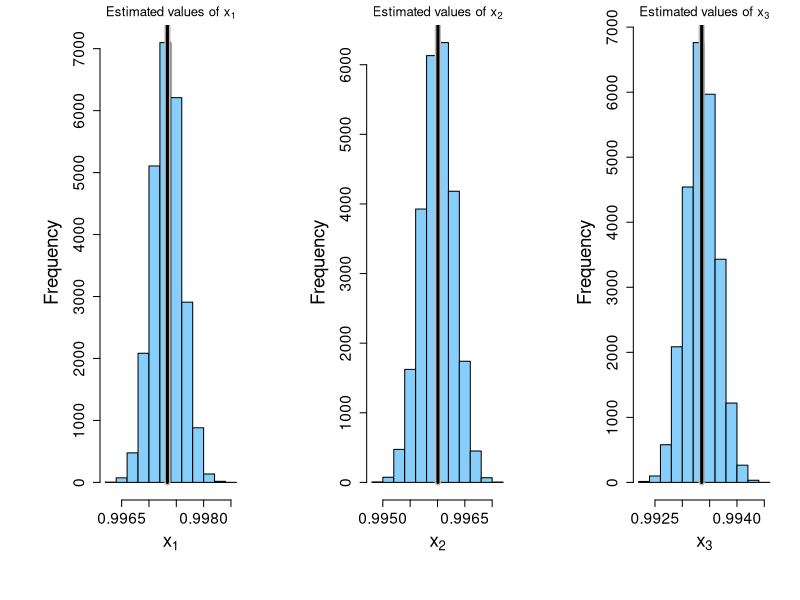
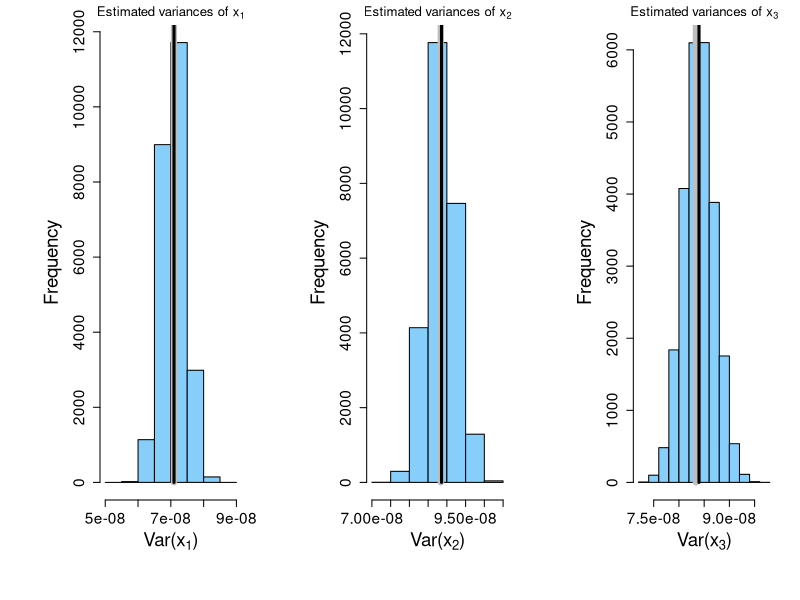
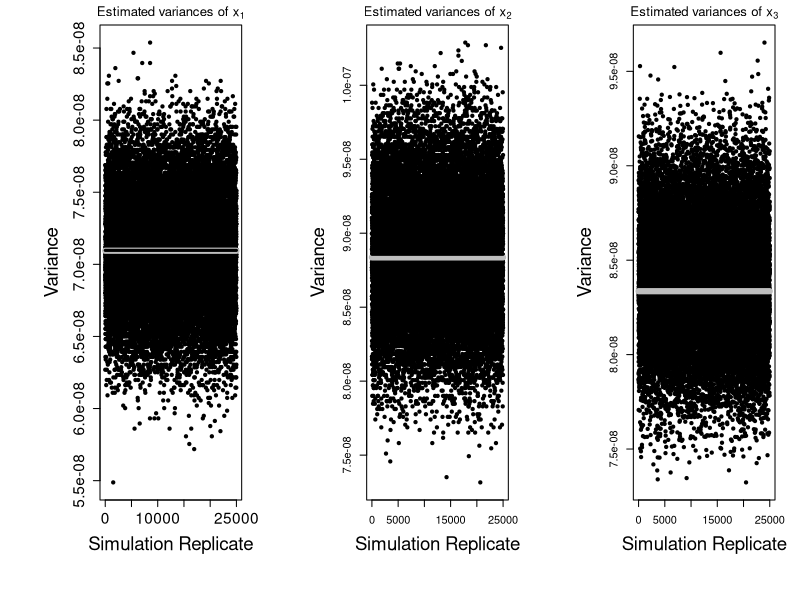
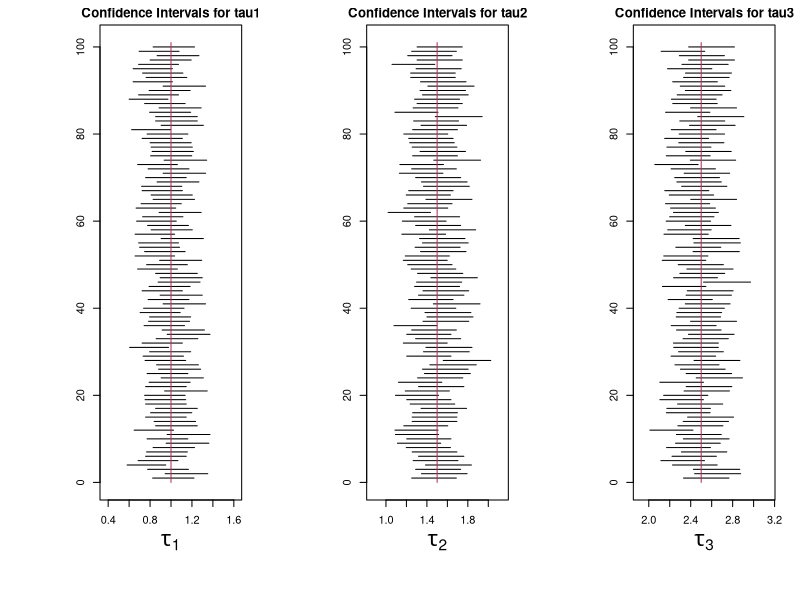
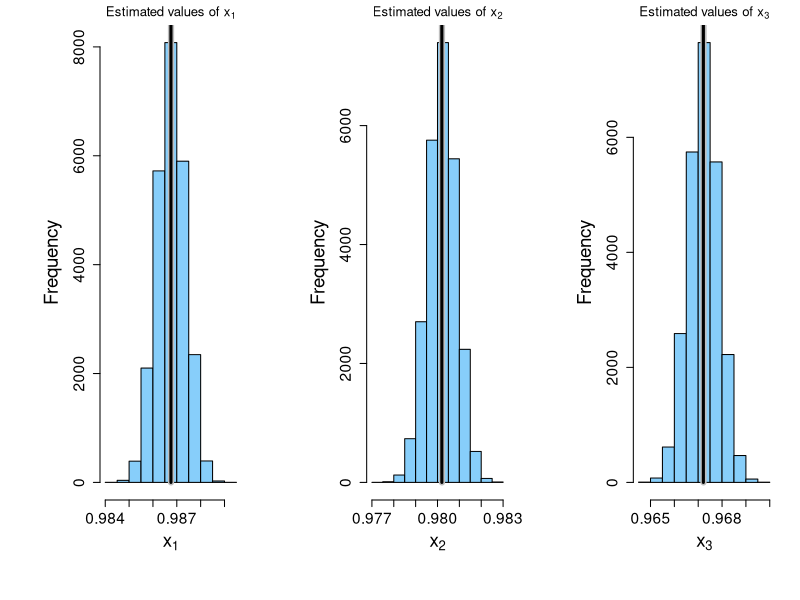
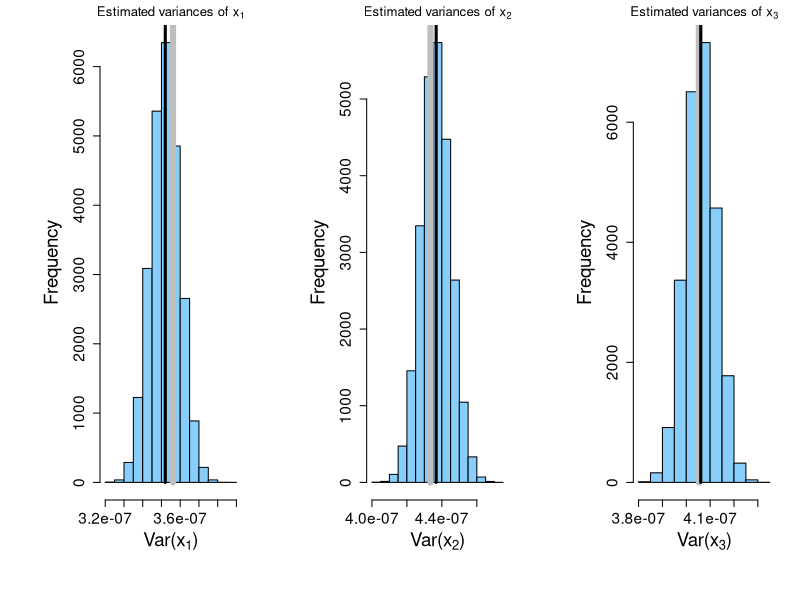
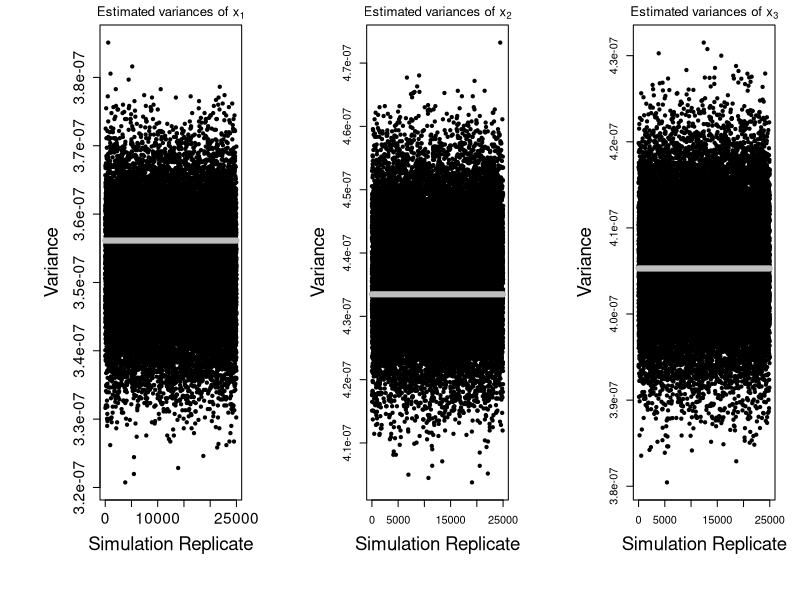
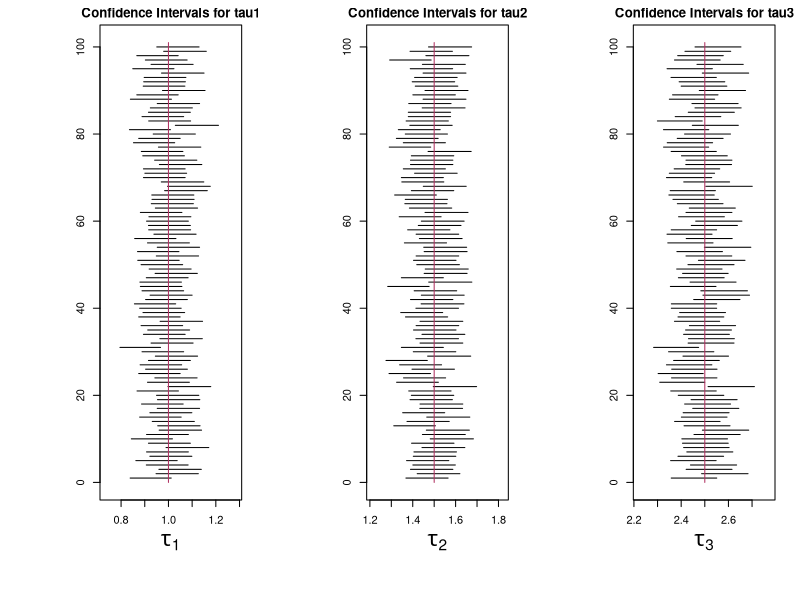

The R script that drew these images, in order: (Note: a time limit stopped this script after it produced the figures.)
## ---- chunk 1
knitr::opts_chunk$set(echo = TRUE)
## ---- chunk 2
set.seed(65023)
## ---- chunk 3
GetTrueProbsSymm = function(myt1,myt2,myt3,theta,alpha) {

  #these get us the site pattern frequencies that match the data sets generated by the seq-gen
  #pipeline that is commonly used in simulation studies
  #the order of the site patterns is as in the headings in Table 1 in the Supplement to Chifman and Kubatko (2015):
  # xxxx - 1
  # xxxy = xxyx - 2
  # xyxx = yxxx - 3
  # xyxy = yxxy - 4
  # xxyy - 5
  # xxyz - 6
  # yzxx - 7
  # xyzx = yxxz = xyzx = yxzx - 8
  # xyzw - 9

  t1 = myt1*theta  # t1*theta
  t2 = myt2*theta  # t2*theta
  t3 = myt3*theta  # t3*theta
  t = 2*theta      # 2*theta
  m = alpha        # mu for JC69

  #compute the C matrix
  cmat = matrix(0,ncol=9,nrow=9)
  # row 1
  for (i in 1:9) cmat[1,i] = 1/256
  # row 2
  cmat[2,1]=cmat[2,3]=cmat[2,5]=cmat[2,7] = 3/(256*(1+m*t))
  cmat[2,2]=cmat[2,4]=cmat[2,6]=cmat[2,8]=cmat[2,9]=-1/(256*(1+m*t))
  # row 3
  cmat[3,1]=cmat[3,2]=cmat[3,5]=cmat[3,6]=3/(256*(1+m*t))
  cmat[3,3]=cmat[3,4]=cmat[3,7]=cmat[3,8]=cmat[3,9]=-1/(256*(1+m*t))
  # row 4
  cmat[4,1]=cmat[4,5] = 9/(256*(1+m*t)^2)
  cmat[4,2]=cmat[4,3]=cmat[4,6]=cmat[4,7] = -3/(256*(1+m*t)^2)
  cmat[4,4]=cmat[4,8]=cmat[4,9] = 1/(256*(1+m*t)^2)
  # row 5
  cmat[5,1]=12/(256*(1+m*t))
  cmat[5,2]=cmat[5,3]=cmat[5,4]=4/(256*(1+m*t))
  cmat[5,5]=cmat[5,6]=cmat[5,7]=cmat[5,9]=-4/(256*(1+m*t))
  cmat[5,8]=0
  # row 6
  cmat[6,1]=24/(256*(1+m*t)*(2+m*t))
  cmat[6,2]=cmat[6,4]=cmat[6,5]=cmat[6,7]=-8/(256*(1+m*t)*(2+m*t))
  cmat[6,3]=8/(256*(1+m*t)*(2+m*t))
  cmat[6,6]=cmat[6,9]=8/(256*(1+m*t)*(2+m*t))
  cmat[6,8]=0
  # row 7
  cmat[7,1]=24/(256*(1+m*t)*(2+m*t))
  cmat[7,2]=8/(256*(1+m*t)*(2+m*t))
  cmat[7,3]=cmat[7,4]=cmat[7,5]=cmat[7,6]=-8/(256*(1+m*t)*(2+m*t))
  cmat[7,7]=cmat[7,9]=8/(256*(1+m*t)*(2+m*t))
  cmat[7,8]=0
  # row 8
  cmat[8,1]=48/(256*(1+m*t)*(2+m*t)^2)
  cmat[8,2]=cmat[8,3]=cmat[8,5]=-16/(256*(1+m*t)*(2+m*t)^2)
  cmat[8,4]=cmat[8,6]=cmat[8,7]=16/(256*(1+m*t)*(2+m*t)^2)
  cmat[8,8]=0
  cmat[8,9]=-16/(256*(1+m*t)*(2+m*t)^2)
  # row 9
  cmat[9,1]=6*m*t*(4+m*t)*(4+3*m*t)/(256*((1+m*t)^2)*((2+m*t)^2)*(3+m*t))
  cmat[9,2]=cmat[9,3]=-2*m*t*(4+m*t)*(4+3*m*t)/(256*((1+m*t)^2)*((2+m*t)^2)*(3+m*t))
  cmat[9,4]=m*t*(32+40*m*t+10*(m^2)*(t^2))/(256*((1+m*t)^2)*((2+m*t)^2)*(3+m*t))
  cmat[9,5]=2*m*t*(4+m*t)^2/(256*((1+m*t)^2)*((2+m*t)^2)*(3+m*t))
  cmat[9,6]=cmat[9,7]=2*(m^2)*(t^2)*(4+m*t)/(256*((1+m*t)^2)*((2+m*t)^2)*(3+m*t))
  cmat[9,8]=-(m^2)*(t^2)*(4+2*m*t)/(256*((1+m*t)^2)*((2+m*t)^2)*(3+m*t))
  cmat[9,9]=2*(m^3)*(t^3)/(256*((1+m*t)^2)*((2+m*t)^2)*(3+m*t))

  #get the beta vector
  beta = matrix(0,ncol=1,nrow=9)
  beta[1,1]=1
  beta[2,1]=exp(-2*m*t1)
  beta[3,1]=exp(-2*m*t2)
  beta[4,1]=exp(-2*m*t1)*exp(-2*m*t2)
  beta[5,1]=exp(-2*m*t3)
  beta[6,1]=exp(-m*t1)*exp(-2*m*t3)
  beta[7,1]=exp(-m*t2)*exp(-2*m*t3)
  beta[8,1]=exp(-m*t1)*exp(-m*t2)*exp(-2*m*t3)
  beta[9,1]=exp(2*t1/t)*exp(2*t2/t)*exp(-4*t3*(m+1/t))	#### DLS to LK: shouldn't the first two -2 be +2 ? Yes, fixed.

  weights=matrix(0,ncol=9,nrow=1)
  w1=weights[1,1]=4
  w2=weights[1,2]=24
  w3=weights[1,3]=24
  w4=weights[1,4]=24
  w5=weights[1,5]=12
  w6=weights[1,6]=24
  w7=weights[1,7]=24
  w8=weights[1,8]=24*4
  w9=weights[1,9]=24

  p=t(cmat)%*%beta
  # check that we have counted all site pattern probabilities
  #sum(weights)
  # check that we have a valid probability distribution
  #print(weights%*%p)

  return(p)
}

SimData = function(myt1,myt2,myt3,theta,mu,samplesize) {

	w1=4
	w2=24
	w3=24
	w4=24
	w5=12
	w6=24
	w7=24
	w8=96
	w9=24
  	myprobs = GetTrueProbsSymm(myt1,myt2,myt3,theta,mu)
simdata = rmultinom(1,samplesize,c(w1*myprobs[1],w2*myprobs[2],w3*myprobs[3],w4*myprobs[4],w5*myprobs[5],w6*myprobs[6],w7*myprobs[7],w8*myprobs[8],w9*myprobs[9]))

	return(simdata)

}

GetVarTheory = function(probs,mytheta,mymu,nn) {
	
  mu = mytheta*mymu
  theta = 2.0
  
	p1 = 4*probs[1]
	p2 = 24*probs[2]
	p3 = 24*probs[3]
	p4 = 24*probs[4]
	p5 = 12*probs[5]
	p6 = 24*probs[6]
	p7 = 24*probs[7]
	p8 = 96*probs[8]
	p9 = 24*probs[9]
	
	pp1 = probs[1]
	pp2 = probs[2]
	pp3 = probs[3]
	pp4 = probs[4]
	pp5 = probs[5]
	pp6 = probs[6]
	pp7 = probs[7]
	pp8 = probs[8]
	pp9 = probs[9]
	
	x12 = 4*(1+mu*theta)*(pp1-2*pp2+3*pp5-2*pp6+6*pp3-2*pp4-8*pp8-2*pp9+6*pp7)
	x22 = 4*(1+mu*theta)*(pp1+6*pp2+3*pp5+6*pp6-2*pp3-2*pp4-8*pp8-2*pp9-2*pp7)
	x32 = 4*(1+mu*theta)*(pp1+2*pp2-pp5-2*pp6+2*pp3+2*pp4-2*pp9-2*pp7)

	tau1 = -log(x12^(1/(2*mu)))
	tau2 = -log(x22^(1/(2*mu)))
	tau3 = -log(x32^(1/(2*mu))) 

	w1=4
	w2=24
	w3=24
	w4=24
	w5=12
	w6=24
	w7=24
	w8=24*4
	w9=24

	var1 = p1*(1-p1)/(nn*w1^2)
	var2 = p2*(1-p2)/(nn*w2^2)
	var3 = p3*(1-p3)/(nn*w3^2)
	var4 = p4*(1-p4)/(nn*w4^2)
	var5 = p5*(1-p5)/(nn*w5^2)
	var6 = p6*(1-p6)/(nn*w6^2)
	var7 = p7*(1-p7)/(nn*w7^2)
	var8 = p8*(1-p8)/(nn*w8^2)
	var9 = p9*(1-p9)/(nn*w9^2)
    
	covar12 = -p1*p2/(nn*w1*w2)
	covar13 = -p1*p3/(nn*w1*w3)
	covar14 = -p1*p4/(nn*w1*w4)
	covar15 = -p1*p5/(nn*w1*w5)
	covar16 = -p1*p6/(nn*w1*w6)
	covar17 = -p1*p7/(nn*w1*w7)
	covar18 = -p1*p8/(nn*w1*w8)
	covar19 = -p1*p9/(nn*w1*w9)
    
	covar23 = -p2*p3/(nn*w2*w3)
	covar24 = -p2*p4/(nn*w2*w4)
	covar25 = -p2*p5/(nn*w2*w5)
	covar26 = -p2*p6/(nn*w2*w6)
	covar27 = -p2*p7/(nn*w2*w7)
	covar28 = -p2*p8/(nn*w2*w8)
	covar29 = -p2*p9/(nn*w2*w9)
    
	covar34 = -p3*p4/(nn*w3*w4)
	covar35 = -p3*p5/(nn*w3*w5)
	covar36 = -p3*p6/(nn*w3*w6)
	covar37 = -p3*p7/(nn*w3*w7)
	covar38 = -p3*p8/(nn*w3*w8)
	covar39 = -p3*p9/(nn*w3*w9)
    
	covar45 = -p4*p5/(nn*w4*w5)
	covar46 = -p4*p6/(nn*w4*w6)
	covar47 = -p4*p7/(nn*w4*w7)
	covar48 = -p4*p8/(nn*w4*w8)
	covar49 = -p4*p9/(nn*w4*w9)
    
	covar56 = -p5*p6/(nn*w5*w6)
	covar57 = -p5*p7/(nn*w5*w7)
	covar58 = -p5*p8/(nn*w5*w8)
	covar59 = -p5*p9/(nn*w5*w9)
    
	covar67 = -p6*p7/(nn*w6*w7)
	covar68 = -p6*p8/(nn*w6*w8)
	covar69 = -p6*p9/(nn*w6*w9)
    
	covar78 = -p7*p8/(nn*w7*w8)
	covar79 = -p7*p9/(nn*w7*w9)
    
	covar89 = -p8*p9/(nn*w8*w9)


	var_myx1 = 16*((1+mu*theta)^2)*(var1+4*var2+9*var5+4*var6+36*var3+4*var4+64*var8+4*var9+36*var7
	                                -4*covar12+6*covar15-4*covar16+12*covar13-4*covar14-16*covar18-4*covar19+12*covar17
	                                         -12*covar25+8*covar26-24*covar23+8*covar24+32*covar28+8*covar29-24*covar27
	                                                   -12*covar56+36*covar35-12*covar45-48*covar58-12*covar59+36*covar57
	                                                              -24*covar36+8*covar46+32*covar68+8*covar69-24*covar67
	                                                                        -24*covar34-96*covar38-24*covar39+72*covar37
	                                                                                   +32*covar48+8*covar49-24*covar47
	                                                                                             +32*covar89-96*covar78
	                                                                                                        -24*covar79)
    
	var_myx2 = 16*((1+mu*theta)^2)*(var1+36*var2+9*var5+36*var6+4*var3+4*var4+64*var8+4*var9+4*var7+12*covar12+6*covar15+12*covar16-4*covar13-4*covar14-16*covar18-4*covar19-4*covar17+36*covar25+72*covar26-24*covar23+8*covar24+32*covar28+8*covar29-24*covar27+36*covar56-12*covar35-12*covar45-48*covar58-12*covar59-12*covar57-24*covar36+8*covar46+32*covar68+8*covar69-24*covar67-24*covar34-96*covar38-24*covar39+8*covar37+32*covar48+8*covar49+8*covar47+32*covar89+32*covar78+8*covar79)
    
	var_myx3 = 16*((1+mu*theta)^2)*(var1+4*var2+var5+4*var6+4*var3+4*var4+4*var9+4*var7+4*covar12-2*covar15-4*covar16+4*covar13+4*covar14-4*covar19-4*covar17-4*covar25-8*covar26+8*covar23+8*covar24-8*covar29-8*covar27+4*covar56-4*covar35-4*covar45+4*covar59+4*covar57-8*covar36-8*covar46+8*covar69+8*covar67+8*covar34-8*covar39-8*covar37-8*covar49-8*covar47+8*covar79)
	
	return(c(x12,x22,x32,tau1,tau2,tau3,var_myx1,var_myx2,var_myx3))
	
}

GetEstimates = function(data1,mytheta,mymu,nn) {
  
  mu = mytheta*mymu
  theta = 2.0
  
  p1 = data1[1]/nn
  p2 = data1[2]/nn
  p3 = data1[3]/nn
  p4 = data1[4]/nn
  p5 = data1[5]/nn
  p6 = data1[6]/nn
  p7 = data1[7]/nn
  p8 = data1[8]/nn
  p9 = data1[9]/nn
  
  pp1 = p1/4 
  pp3 = p3/(2*12)
  pp2 = p2/(2*12)
  pp4 = p4/(2*12)
  pp5 = p5/12
  pp7 = p7/24
  pp6 = p6/24
  pp8 = p8/(4*24)
  pp9 = p9/24
  
  x12 = 4*(1+mu*theta)*(pp1-2*pp2+3*pp5-2*pp6+6*pp3-2*pp4-8*pp8-2*pp9+6*pp7)
  x22 = 4*(1+mu*theta)*(pp1+6*pp2+3*pp5+6*pp6-2*pp3-2*pp4-8*pp8-2*pp9-2*pp7)
  x32 = 4*(1+mu*theta)*(pp1+2*pp2-pp5-2*pp6+2*pp3+2*pp4-2*pp9-2*pp7)

  tau1 = -log(x12^(1/(2*mu)))
  tau2 = -log(x22^(1/(2*mu)))
  tau3 = -log(x32^(1/(2*mu))) 
  
  w1=4
  w2=24
  w3=24
  w4=24
  w5=12
  w6=24
  w7=24
  w8=96
  w9=24

  var1 = p1*(1-p1)/(nn*w1^2)
  var2 = p2*(1-p2)/(nn*w2^2)
  var3 = p3*(1-p3)/(nn*w3^2)
  var4 = p4*(1-p4)/(nn*w4^2)
  var5 = p5*(1-p5)/(nn*w5^2)
  var6 = p6*(1-p6)/(nn*w6^2)
  var7 = p7*(1-p7)/(nn*w7^2)
  var8 = p8*(1-p8)/(nn*w8^2)
  var9 = p9*(1-p9)/(nn*w9^2)
    
  covar12 = -p1*p2/(nn*w1*w2)
  covar13 = -p1*p3/(nn*w1*w3)
  covar14 = -p1*p4/(nn*w1*w4)
  covar15 = -p1*p5/(nn*w1*w5)
  covar16 = -p1*p6/(nn*w1*w6)
  covar17 = -p1*p7/(nn*w1*w7)
  covar18 = -p1*p8/(nn*w1*w8)
  covar19 = -p1*p9/(nn*w1*w9)
    
  covar23 = -p2*p3/(nn*w2*w3)
  covar24 = -p2*p4/(nn*w2*w4)
  covar25 = -p2*p5/(nn*w2*w5)
  covar26 = -p2*p6/(nn*w2*w6)
  covar27 = -p2*p7/(nn*w2*w7)
  covar28 = -p2*p8/(nn*w2*w8)
  covar29 = -p2*p9/(nn*w2*w9)
    
  covar34 = -p3*p4/(nn*w3*w4)
  covar35 = -p3*p5/(nn*w3*w5)
  covar36 = -p3*p6/(nn*w3*w6)
  covar37 = -p3*p7/(nn*w3*w7)
  covar38 = -p3*p8/(nn*w3*w8)
  covar39 = -p3*p9/(nn*w3*w9)
    
  covar45 = -p4*p5/(nn*w4*w5)
  covar46 = -p4*p6/(nn*w4*w6)
  covar47 = -p4*p7/(nn*w4*w7)
  covar48 = -p4*p8/(nn*w4*w8)
  covar49 = -p4*p9/(nn*w4*w9)
    
  covar56 = -p5*p6/(nn*w5*w6)
  covar57 = -p5*p7/(nn*w5*w7)
  covar58 = -p5*p8/(nn*w5*w8)
  covar59 = -p5*p9/(nn*w5*w9)
    
  covar67 = -p6*p7/(nn*w6*w7)
  covar68 = -p6*p8/(nn*w6*w8)
  covar69 = -p6*p9/(nn*w6*w9)
    
  covar78 = -p7*p8/(nn*w7*w8)
  covar79 = -p7*p9/(nn*w7*w9)
    
  covar89 = -p8*p9/(nn*w8*w9)

  var_myx1 = var_myx1 = 16*((1+mu*theta)^2)*(var1+4*var2+9*var5+4*var6+36*var3+4*var4+64*var8+4*var9+36*var7
	                                -4*covar12+6*covar15-4*covar16+12*covar13-4*covar14-16*covar18-4*covar19+12*covar17
	                                         -12*covar25+8*covar26-24*covar23+8*covar24+32*covar28+8*covar29-24*covar27
	                                                   -12*covar56+36*covar35-12*covar45-48*covar58-12*covar59+36*covar57
	                                                              -24*covar36+8*covar46+32*covar68+8*covar69-24*covar67
	                                                                        -24*covar34-96*covar38-24*covar39+72*covar37
	                                                                                   +32*covar48+8*covar49-24*covar47
	                                                                                             +32*covar89-96*covar78
	                                                                                                        -24*covar79)
    
  var_myx2 = 16*((1+mu*theta)^2)*(var1+36*var2+9*var5+36*var6+4*var3+4*var4+64*var8+4*var9+4*var7+12*covar12+6*covar15+12*covar16-4*covar13-4*covar14-16*covar18-4*covar19-4*covar17+36*covar25+72*covar26-24*covar23+8*covar24+32*covar28+8*covar29-24*covar27+36*covar56-12*covar35-12*covar45-48*covar58-12*covar59-12*covar57-24*covar36+8*covar46+32*covar68+8*covar69-24*covar67-24*covar34-96*covar38-24*covar39+8*covar37+32*covar48+8*covar49+8*covar47+32*covar89+32*covar78+8*covar79)
    
  var_myx3 = 16*((1+mu*theta)^2)*(var1+4*var2+var5+4*var6+4*var3+4*var4+4*var9+4*var7+4*covar12-2*covar15-4*covar16+4*covar13+4*covar14-4*covar19-4*covar17-4*covar25-8*covar26+8*covar23+8*covar24-8*covar29-8*covar27+4*covar56-4*covar35-4*covar45+4*covar59+4*covar57-8*covar36-8*covar46+8*covar69+8*covar67+8*covar34-8*covar39-8*covar37-8*covar49-8*covar47+8*covar79)

 return(c(x12,x22,x32,tau1,tau2,tau3,var_myx1,var_myx2,var_myx3))
  
}


## ---- chunk 4
trueq = GetTrueProbsSymm(myt1=1.0,myt2=1.5,myt3=2.5,theta=0.01,alpha=4.0/3.0)
print(trueq)
## ---- chunk 5
q = SimData(myt1=1.0,myt2=1.5,myt3=2.5,theta=0.01,mu=4.0/3.0,samplesize=100000)
print(q)
## ---- chunk 6
truevals = GetVarTheory(probs=trueq,mytheta=0.01,mymu=4.0/3.0,n=100000)
print(c(truevals[4],truevals[5],truevals[6]))
print(c(truevals[7],truevals[8],truevals[9]))
## ---- chunk 7
ests = GetEstimates(q,0.01,4.0/3.0,100000)
# Estimates of branch lengths:
print(c(ests[4],ests[5],ests[6]))
# Estimates of variances of x's:
print(c(ests[7],ests[8],ests[9]))
## ---- chunk 8

MakeSummaries = function(results,truevals,theta,mu,nnreps) {

  par(mfrow=c(1,3),mai=c(1,1,0.25,0.25))
  hist(results[,1],nclass=10,xlab=expression(paste(x[1])),main=expression(paste("Estimated values of ",x[1])),cex.lab=1.7,cex.axis=1.4,col="lightskyblue")
  lines(c(mean(results[,1]),mean(results[,1])),c(0,nnreps),lwd=6,col="gray")
  lines(c(truevals[1],truevals[1]),c(0,nnreps),lwd=3)
  hist(results[,2],nclass=10,xlab=expression(paste(x[2])),main=expression(paste("Estimated values of ",x[2])),cex.lab=1.7,cex.axis=1.4,col="lightskyblue")
  lines(c(mean(results[,2]),mean(results[,2])),c(0,nnreps),lwd=6,col="gray")
  lines(c(truevals[2],truevals[2]),c(0,nnreps),lwd=3)
  hist(results[,3],nclass=10,xlab=expression(paste(x[3])),main=expression(paste("Estimated values of ",x[3])),cex.lab=1.7,cex.axis=1.4,col="lightskyblue")
  lines(c(mean(results[,3]),mean(results[,3])),c(0,nnreps),lwd=6,col="gray")
  lines(c(truevals[3],truevals[3]),c(0,nnreps),lwd=3)


  hist(results[,7],nclass=10,xlab=expression(paste("Var(",x[1],")")),main=expression(paste("Estimated variances of ",x[1])),cex.lab=1.7,cex.axis=1.4,col="lightskyblue")
  lines(c(var(results[,1]),var(results[,1])),c(0,nnreps),lwd=6,col="gray")
  lines(c(truevals[7],truevals[7]),c(0,nnreps),lwd=3)
  hist(results[,8],nclass=10,xlab=expression(paste("Var(",x[2],")")),main=expression(paste("Estimated variances of ",x[2])),cex.lab=1.7,cex.axis=1.4,col="lightskyblue")
  lines(c(var(results[,2]),var(results[,2])),c(0,nnreps),lwd=6,col="gray")
  lines(c(truevals[8],truevals[8]),c(0,nnreps),lwd=3)
  hist(results[,9],nclass=10,xlab=expression(paste("Var(",x[3],")")),main=expression(paste("Estimated variances of ",x[3])),cex.lab=1.7,cex.axis=1.4,col="lightskyblue")
  lines(c(var(results[,3]),var(results[,3])),c(0,nnreps),lwd=6,col="gray")
  lines(c(truevals[9],truevals[9]),c(0,nnreps),lwd=3)

  plot(seq(1,nnreps,1),results[,7],pch=20,xlab="Simulation Replicate",ylab="Variance",main=expression(paste("Estimated variances of ",x[1])),cex.lab=1.7,cex.axis=1.4)
  lines(c(0,nnreps),c(var(results[,1]),var(results[,1])),lwd=6,col="gray")
  lines(c(0,nnreps),c(truevals[7],truevals[7]),lwd=3)

  plot(seq(1,nnreps,1),results[,8],pch=20,xlab="Simulation Replicate",ylab="Variance",main=expression(paste("Estimated variances of ",x[2])),cex.lab=1.7,cex.axis=1.)
  lines(c(0,nnreps),c(var(results[,2]),var(results[,2])),lwd=6,col="gray")
  lines(c(0,nnreps),c(truevals[8],truevals[8]),lwd=3)

  plot(seq(1,nnreps,1),results[,9],pch=20,xlab="Simulation Replicate",ylab="Variance",main=expression(paste("Estimated variances of ",x[3])),cex.lab=1.7,cex.axis=1.)
  lines(c(0,nnreps),c(var(results[,3]),var(results[,3])),lwd=6,col="gray")
  lines(c(0,nnreps),c(truevals[9],truevals[9]),lwd=3)

  # Look at coverage of CIs

  # tau1
  ll = results[,1]-1.96*sqrt(results[,7])
  ul = results[,1]+1.96*sqrt(results[,7])
  lltau1 = -log(ul^(1/(2*theta*mu)))
  ultau1 = -log(ll^(1/(2*theta*mu)))

  # tau2
  ll = results[,2]-1.96*sqrt(results[,8])
  ul = results[,2]+1.96*sqrt(results[,8])
  lltau2 = -log(ul^(1/(2*theta*mu)))
  ultau2 = -log(ll^(1/(2*theta*mu)))

  # tau3
  ll = results[,3]-1.96*sqrt(results[,9])
  ul = results[,3]+1.96*sqrt(results[,9])
  lltau3 = -log(ul^(1/(2*theta*mu)))
  ultau3 = -log(ll^(1/(2*theta*mu)))

  # only plot the first 100 CIs
  plot(c(min(lltau1),max(ultau1)),c(0,101),type='n',xlab=expression(paste(tau[1])),cex.lab=2.0,ylab="",main="Confidence Intervals for tau1")
  for (i in 1:100) lines(c(lltau1[i],ultau1[i]),c(i,i))
  lines(c(truevals[4],truevals[4]),c(0,101),col="maroon")

  plot(c(min(lltau2),max(ultau2)),c(0,101),type='n',xlab=expression(paste(tau[2])),cex.lab=2.0,ylab="",main="Confidence Intervals for tau2")
  for (i in 1:100) lines(c(lltau2[i],ultau2[i]),c(i,i))
  lines(c(truevals[5],truevals[5]),c(0,101),col="maroon")

  plot(c(min(lltau3),max(ultau3)),c(0,101),type='n',xlab=expression(paste(tau[3])),cex.lab=2.0,ylab="",main="Confidence Intervals for tau3")
  for (i in 1:100) lines(c(lltau3[i],ultau3[i]),c(i,i))
  lines(c(truevals[6],truevals[6]),c(0,101),col="maroon")

  # percent intervals containing the true value for tau1
  llcheck=matrix(lltau1<truevals[4],ncol=1)
  ulcheck=matrix(ultau1>truevals[4],ncol=1)
  print("Proportion of 95% CIs including tau1:")
  print(sum(ulcheck+llcheck==2)/nnreps)

  # percent intervals containing the true value for tau2
  llcheck=matrix(lltau2<truevals[5],ncol=1)
  ulcheck=matrix(ultau2>truevals[5],ncol=1)
  print("Proportion of 95% CIs including tau2:")
  print(sum(ulcheck+llcheck==2)/nnreps)

  # percent intervals containing the true value for tau3
  llcheck=matrix(lltau3<truevals[6],ncol=1)
  ulcheck=matrix(ultau3>truevals[6],ncol=1)
  print("Proportion of 95% CIs including tau3:")
  print(sum(ulcheck+llcheck==2)/nnreps)

}

## ---- chunk 9

RunSim = function(settau1,settau2,settau3,settheta,setmu,setsamsize,nsimreps) {

  myn = nsimreps-1
  q = SimData(myt1=settau1,myt2=settau2,myt3=settau3,theta=settheta,mu=setmu,samplesize=setsamsize)
  results = GetEstimates(q,settheta,setmu,setsamsize)

  for (i in 1:myn) {

    q = SimData(myt1=settau1,myt2=settau2,myt3=settau3,theta=settheta,mu=setmu,samplesize=setsamsize)
    ests = GetEstimates(q,settheta,setmu,setsamsize)
    results=rbind(results,ests)

  }

  return(results)

}
## ---- chunk 10
#Setting 1:

nsites = 100000
nreps=25000
stau1 = 1.0
stau2 = 1.5
stau3 = 2.5
stheta = 0.001
smu=4.0/3.0

results1 = RunSim(stau1,stau2,stau3,stheta,smu,nsites,nreps)
trueq1 = GetTrueProbsSymm(stau1,stau2,stau3,stheta,smu)
truevals1 = GetVarTheory(probs=trueq1,stheta,smu,nsites)
MakeSummaries(results1,truevals1,stheta,smu,nreps)
## ---- chunk 11
#Setting 2:
nsites = 100000
nreps=25000
stau1 = 1.0
stau2 = 1.5
stau3 = 2.5
stheta = 0.005
smu=4.0/3.0

results2 = RunSim(stau1,stau2,stau3,stheta,smu,nsites,nreps)
trueq2 = GetTrueProbsSymm(stau1,stau2,stau3,stheta,smu)
truevals2 = GetVarTheory(probs=trueq2,stheta,smu,nsites)
MakeSummaries(results2,truevals2,stheta,smu,nreps)
## ---- chunk 12
#Setting 3:
nsites = 100000
nreps=25000
stau1 = 1.0
stau2 = 1.5
stau3 = 2.0
stheta = 0.001
smu=4.0/3.0

results3 = RunSim(stau1,stau2,stau3,stheta,smu,nsites,nreps)
trueq3 = GetTrueProbsSymm(stau1,stau2,stau3,stheta,smu)
truevals3 = GetVarTheory(probs=trueq3,stheta,smu,nsites)
MakeSummaries(results3,truevals3,stheta,smu,nreps)
## ---- chunk 13
#Setting 4:
nsites = 100000
nreps=25000
stau1 = 1.0
stau2 = 1.5
stau3 = 2.0
stheta = 0.005
smu=4.0/3.0

results4 = RunSim(stau1,stau2,stau3,stheta,smu,nsites,nreps)
trueq4 = GetTrueProbsSymm(stau1,stau2,stau3,stheta,smu)
truevals4 = GetVarTheory(probs=trueq4,stheta,smu,nsites)
MakeSummaries(results4,truevals4,stheta,smu,nreps)
## ---- chunk 14
#Setting 5:
nsites = 10000
nreps=25000
stau1 = 1.0
stau2 = 1.5
stau3 = 2.5
stheta = 0.001
smu=4.0/3.0

results5 = RunSim(stau1,stau2,stau3,stheta,smu,nsites,nreps)
trueq5 = GetTrueProbsSymm(stau1,stau2,stau3,stheta,smu)
truevals5 = GetVarTheory(probs=trueq5,stheta,smu,nsites)
MakeSummaries(results5,truevals5,stheta,smu,nreps)
## ---- chunk 15
#Setting 6:
nsites = 10000
nreps=25000
stau1 = 1.0
stau2 = 1.5
stau3 = 2.5
stheta = 0.005
smu=4.0/3.0

results6 = RunSim(stau1,stau2,stau3,stheta,smu,nsites,nreps)
trueq6 = GetTrueProbsSymm(stau1,stau2,stau3,stheta,smu)
truevals6 = GetVarTheory(probs=trueq6,stheta,smu,nsites)
MakeSummaries(results6,truevals6,stheta,smu,nreps)
## ---- chunk 16
#Setting 7:
nsites = 10000
nreps=25000
stau1 = 1.0
stau2 = 1.5
stau3 = 2.0
stheta = 0.001
smu=4.0/3.0

results7 = RunSim(stau1,stau2,stau3,stheta,smu,nsites,nreps)
trueq7 = GetTrueProbsSymm(stau1,stau2,stau3,stheta,smu)
truevals7 = GetVarTheory(probs=trueq7,stheta,smu,nsites)
MakeSummaries(results7,truevals7,stheta,smu,nreps)
## ---- chunk 17
#Setting 8:
nsites = 10000
nreps=25000
stau1 = 1.0
stau2 = 1.5
stau3 = 2.0
stheta = 0.005
smu=4.0/3.0

results8 = RunSim(stau1,stau2,stau3,stheta,smu,nsites,nreps)
trueq8 = GetTrueProbsSymm(stau1,stau2,stau3,stheta,smu)
truevals8 = GetVarTheory(probs=trueq8,stheta,smu,nsites)
MakeSummaries(results8,truevals8,stheta,smu,nreps)
## ---- chunk 18
GetTrueProbsAsymm = function(myt1,myt2,myt3,theta,alpha) {

  #these get us the site pattern frequencies that match the data sets generated by the seq-gen
  #pipeline that is commonly used in simulation studies
  #the order of the site patterns is as in the headings in Table 2 in the Supplement to Chifman and Kubatko (2015):
  # xxxx - 1
  # xxxy = xxyx - 2
  # xyxx - 3
  # yxxx - 4
  # xxyy - 5
  # xyxy = yxxy - 6
  # xxyz - 7
  # yzxx - 8
  # xyxz = xyzx - 9
  # yxxz = yxzx - 10
  # xyzw - 11

t1 = myt1*theta  # t1*theta 
t2 = myt2*theta  # t2*theta
t3 = myt3*theta  # t3*theta
t = 2*theta      # 2*theta
m = alpha        # mu for JC69

#compute the C matrix
cmat = matrix(0,ncol=10,nrow=11) 
# row 1 
   cmat[1,1] = 1/256 
   cmat[1,2] = 3/((256)*(1+m*t)) 
   cmat[1,3] = 6/(256*(1+m*t)) 
   cmat[1,4] = 12/(256*(1+m*t)*(2+m*t)) 
   cmat[1,5] = 9/(256*(1+m*t)) 
   cmat[1,6] = 12/(256*(1+m*t)*(2+m*t)) 
   cmat[1,7] = 9/(256*(1+m*t)^2) 
   cmat[1,8] = 24/(256*(1+m*t)*(2+m*t)) 
   cmat[1,9] = 48/(256*(1+m*t)*(2+m*t)^2) 
   cmat[1,10] = (6*m*t*(4+m*t)*(4+3*m*t))/(256*((1+m*t)^2)*((2+m*t)^2)*(3+m*t)) 

   # row 2 
   cmat[2,1] = 1/256 
   cmat[2,2] = -1/(256*(1+m*t)) 
   cmat[2,3] = 2/(256*(1+m*t)) 
   cmat[2,4] = -4/(256*(1+m*t)*(2+m*t)) 
   cmat[2,5] = 5/(256*(1+m*t)) 
   cmat[2,6] = -4/(256*(1+m*t)*(2+m*t)) 
   cmat[2,7] = -3/(256*(1+m*t)^2) 
   cmat[2,8] = 8/(256*(1+m*t)*(2+m*t)) 
   cmat[2,9] = -16/(256*(1+m*t)*(2+m*t)^2) 
   cmat[2,10] = -(2*m*t*(4+m*t)*(4+3*m*t))/(256*((1+m*t)^2)*((2+m*t)^2)*(3+m*t)) 

   # row 3 
   cmat[3,1] = 1/256 
   cmat[3,2] = 3/(256*(1+m*t)) 
   cmat[3,3] = -2/(256*(1+m*t)) 
   cmat[3,4] = -4/(256*(1+m*t)*(2+m*t)) 
   cmat[3,5] = 5/(256*(1+m*t)) 
   cmat[3,6] = 12/(256*(1+m*t)*(2+m*t)) 
   cmat[3,7] = -3/(256*(1+m*t)^2) 
   cmat[3,8] = -8/(256*(1+m*t)*(2+m*t)) 
   cmat[3,9] = -16/(256*(1+m*t)*(2+m*t)^2) 
   cmat[3,10] = -(2*m*t*(4+m*t)*(4+3*m*t))/(256*((1+m*t)^2)*((2+m*t)^2)*(3+m*t)) 

   # row 4 
   cmat[4,1] = 1/256 
   cmat[4,2] = 3/(256*(1+m*t)) 
   cmat[4,3] = 6/(256*(1+m*t)) 
   cmat[4,4] = 12/(256*(1+m*t)*(2+m*t)) 
   cmat[4,5] = -3/(256*(1+m*t)) 
   cmat[4,6] = -4/(256*(1+m*t)*(2+m*t)) 
   cmat[4,7] = -3/(256*(1+m*t)^2) 
   cmat[4,8] = -8/(256*(1+m*t)*(2+m*t)) 
   cmat[4,9] = -16/(256*(1+m*t)*(2+m*t)^2) 
   cmat[4,10] = -(2*m*t*(4+m*t)*(4+3*m*t))/(256*((1+m*t)^2)*((2+m*t)^2)*(3+m*t)) 

   #row 5 
   cmat[5,1] = 1/256 
   cmat[5,2] = 3/((256)*(1+m*t)) 
   cmat[5,3] = -2/((256)*(1+m*t)) 
   cmat[5,4] = -4/((256)*(1+m*t)*(2+m*t)) 
   cmat[5,5] = 1/((256)*(1+m*t)) 
   cmat[5,6] = -4/((256)*(1+m*t)*(2+m*t)) 
   cmat[5,7] = 9/((256)*(1+m*t)^2) 
   cmat[5,8] = -8/((256)*(1+m*t)*(2+m*t)) 
   cmat[5,9] = -16/((256)*(1+m*t)*(2+m*t)^2) 
   cmat[5,10] = (2*m*t*(4+m*t)^2)/((256)*((1+m*t)^2)*((2+m*t)^2)*(3+m*t)) 

   # row 6 
   cmat[6,1] = 1/256 
   cmat[6,2] = -1/((256)*(1+m*t)) 
   cmat[6,3] = 2/((256)*(1+m*t)) 
   cmat[6,4] = -4/((256)*(1+m*t)*(2+m*t)) 
   cmat[6,5] = 1/((256)*(1+m*t)) 
   cmat[6,6] = -4/((256)*(1+m*t)*(2+m*t)) 
   cmat[6,7] = 1/((256)*(1+m*t)^2) 
   cmat[6,8] = -8/((256)*(1+m*t)*(2+m*t)) 
   cmat[6,9] = 16/((256)*(1+m*t)*(2+m*t)^2) 
   cmat[6,10] = m*t*(2*16+40*m*t+(10)*(m^2)*(t^2))/((256)*((1+m*t)^2)*((2+m*t)^2)*(3+m*t)) 

   # row 7 
   cmat[7,1] = 1/256 
   cmat[7,2] = -1/((256)*(1+m*t)) 
   cmat[7,3] = -2/((256)*(1+m*t)) 
   cmat[7,4] = 4/((256)*(1+m*t)*(2+m*t)) 
   cmat[7,5] = 1/((256)*(1+m*t)) 
   cmat[7,6] = 4/((256)*(1+m*t)*(2+m*t)) 
   cmat[7,7] = -3/((256)*(1+m*t)^2) 
   cmat[7,8] = -8/((256)*(1+m*t)*(2+m*t)) 
   cmat[7,9] = 16/((256)*(1+m*t)*(2+m*t)^2) 
   cmat[7,10] = 2*(m^2)*(t^2)*(4+m*t)/((256)*((1+m*t)^2)*((2+m*t)^2)*(3+m*t)) 

   # row 8 
   cmat[8,1] = 1/256 
   cmat[8,2] = 3/((256)*(1+m*t)) 
   cmat[8,3] = -2/((256)*(1+m*t)) 
   cmat[8,4] = -4/((256)*(1+m*t)*(2+m*t)) 
   cmat[8,5] = -3/((256)*(1+m*t)) 
   cmat[8,6] = -4/((256)*(1+m*t)*(2+m*t)) 
   cmat[8,7] = -3/((256)*(1+m*t)^2) 
   cmat[8,8] = 8/((256)*(1+m*t)*(2+m*t)) 
   cmat[8,9] = 16/((256)*(1+m*t)*(2+m*t)^2) 
   cmat[8,10] = 2*(m^2)*(t^2)*(4+m*t)/((256)*((1+m*t)^2)*((2+m*t)^2)*(3+m*t)) 

   # row 9 
   cmat[9,1] = 1/256 
   cmat[9,2] = -1/((256)*(1+m*t)) 
   cmat[9,3] = -2/((256)*(1+m*t)) 
   cmat[9,4] = 4/((256)*(1+m*t)*(2+m*t)) 
   cmat[9,5] = 1/((256)*(1+m*t)) 
   cmat[9,6] = -4/((256)*(1+m*t)*(2+m*t)) 
   cmat[9,7] = 1/((256)*(1+m*t)^2) 
   cmat[9,8] = 0 
   cmat[9,9] = 0 
   cmat[9,10] = -(m^2)*(t^2)*(4+2*m*t)/((256)*((1+m*t)^2)*((2+m*t)^2)*(3+m*t)) 

   # row 10 
   cmat[10,1] = 1/256 
   cmat[10,2] = -1/((256)*(1+m*t)) 
   cmat[10,3] = 2/((256)*(1+m*t)) 
   cmat[10,4] = -4/((256)*(1+m*t)*(2+m*t)) 
   cmat[10,5] = -3/((256)*(1+m*t)) 
   cmat[10,6] = 4/((256)*(1+m*t)*(2+m*t)) 
   cmat[10,7] = 1/((256)*(1+m*t)^2) 
   cmat[10,8] = 0 
   cmat[10,9] = 0 
   cmat[10,10] = -(m^2)*(t^2)*(4+2*m*t)/((256)*((1+m*t)^2)*((2+m*t)^2)*(3+m*t)) 

   # row 11 
   cmat[11,1] = 1/256 
   cmat[11,2] = -1/((256)*(1+m*t)) 
   cmat[11,3] = -2/((256)*(1+m*t)) 
   cmat[11,4] = 4/((256)*(1+m*t)*(2+m*t)) 
   cmat[11,5] = -3/((256)*(1+m*t)) 
   cmat[11,6] = 4/((256)*(1+m*t)*(2+m*t)) 
   cmat[11,7] = 1/((256)*(1+m*t)^2) 
   cmat[11,8] = 8/((256)*(1+m*t)*(2+m*t)) 
   cmat[11,9] = -16/((256)*(1+m*t)*(2+m*t)^2) 
   cmat[11,10] = 2*(m^3)*(t^3)/((256)*((1+m*t)^2)*((2+m*t)^2)*(3+m*t)) 


   #get the beta vector 
   beta = matrix(0,ncol=1,nrow=10) 
   beta[1,1]=1 
   beta[2,1]=exp(-2*m*t1) 
   beta[3,1]=exp(-2*m*t2) 
   beta[4,1]=exp(-m*t1)*exp(-2*m*t2) 
   beta[5,1]=exp(-2*m*t3) 
   beta[6,1]=exp(-m*t1)*exp(-2*m*t3) 
   beta[7,1]=exp(-2*m*t1)*exp(-2*m*t3) 
   beta[8,1]=exp(-m*t2)*exp(-2*m*t3) 
   beta[9,1]=exp(-m*t1)*exp(-m*t2)*exp(-2*m*t3) 
   beta[10,1]=exp((2/t)*(t1-t2))*exp(-2*m*(t2+t3)) 

   weights=matrix(0,ncol=11,nrow=1) 
   w1=weights[1,1]=4 
   w2=weights[1,2]=24 
   w3=weights[1,3]=12 
   w4=weights[1,4]=12 
   w5=weights[1,5]=12 
   w6=weights[1,6]=24 
   w7=weights[1,7]=24 
   w8=weights[1,8]=24 
   w9=weights[1,9]=48 
   w10=weights[1,10]=48 
   w11=weights[1,11]=24 


   p=cmat%*%beta 
   #print(weights%*%p) 

   return(p) 
 } 

 SimDataAsymm = function(myt1,myt2,myt3,theta,mu,samplesize) { 

 	w1=4 
 	w2=24 
 	w3=12 
 	w4=12 
 	w5=12 
 	w6=24 
 	w7=24 
 	w8=24 
 	w9=48 
 	w10=48 
 	w11=24 

   myprobs = GetTrueProbsAsymm(myt1,myt2,myt3,theta,mu) 
   simdata = rmultinom(1,samplesize,c(w1*myprobs[1],w2*myprobs[2],w3*myprobs[3],w4*myprobs[4],w5*myprobs[5],w6*myprobs[6],w7*myprobs[7],w8*myprobs[8],w9*myprobs[9],w10*myprobs[10],w11*myprobs[11])) 

 	return(simdata) 

 } 

 GetVarTheoryAsymm = function(probs,mytheta,mymu,n) { 

   # Note: the site patterns are re-ordered here as follows: 
   # xxxx - 1 
   # xxxy = xxyx - 2 
   # xyxx - 3 
   # yxxx - 4 
   # xyxy = yxxy - 5 ( = 6 in GetTrueProbs Asymm) 
   # xxyy - 6  ( = 5 in GetTrueProbsAsymm) 
   # xxyz - 7 
   # yzxx - 8 
   # xyxz = xyzx - 9 
   # yxxz  = yxzx- 10 
   # xyzw - 11 

   mu = mytheta*mymu 
   theta = 2.0 

 	p1 = 4*probs[1] 
 	p2 = 24*probs[2] 
 	p3 = 12*probs[3] 
 	p4 = 12*probs[4] 
 	p5 = 24*probs[6] 
 	p6 = 12*probs[5] 
 	p7 = 24*probs[7] 
 	p8 = 24*probs[8] 
 	p9 = 48*probs[9] 
 	p10 = 48*probs[10] 
 	p11 = 24*probs[11] 

 	pp1 = probs[1] 
 	pp2 = probs[2] 
 	pp3 = probs[3] 
 	pp4 = probs[4] 
 	pp5 = probs[6] 
 	pp6 = probs[5] 
 	pp7 = probs[7] 
 	pp8 = probs[8] 
 	pp9 = probs[9] 
 	pp10 = probs[10] 
 	pp11 = probs[11] 

 	x12 = (4.0/3.0)*(1+mu*theta)*(3*pp1-7*pp2+8*pp6-8*pp7+10*pp3-5*pp5-10*pp9-6*pp11+9*pp4-12*pp10+18*pp8) 
  x22 = (4.0/3.0)*(1+mu*theta)*(3*pp1+5*pp2-4*pp6-8*pp7-2*pp3+7*pp5-10*pp9-6*pp11+9*pp4+12*pp10-6*pp8) 
  x32 = (4.0/3.0)*(1+mu*theta)*(3*pp1+10*pp2+pp6+2*pp7+5*pp3+2*pp5+4*pp9-6*pp11-3*pp4-12*pp10-6*pp8) 

 	tau1 = -log(x12^(1/(2*mu))) 
 	tau2 = -log(x22^(1/(2*mu))) 
 	tau3 = -log(x32^(1/(2*mu)))  

 	w1=4 
 	w2=24 
 	w3=12 
 	w4=12 
 	w5=12 
 	w6=24 
 	w7=24 
 	w8=24 
 	w9=48 
 	w10=48 
 	w11=24 

 	var1 = p1*(1-p1)/(n*w1^2) 
 	var2 = p2*(1-p2)/(n*w2^2) 
 	var3 = p3*(1-p3)/(n*w3^2) 
 	var4 = p4*(1-p4)/(n*w4^2) 
 	var5 = p5*(1-p5)/(n*w5^2) 
 	var6 = p6*(1-p6)/(n*w6^2) 
 	var7 = p7*(1-p7)/(n*w7^2) 
 	var8 = p8*(1-p8)/(n*w8^2) 
 	var9 = p9*(1-p9)/(n*w9^2) 
 	var10 = p10*(1-p10)/(n*w10^2) 
 	var11 = p11*(1-p11)/(n*w11^2) 

 	covar12 = -p1*p2/(n*w1*w2) 
 	covar13 = -p1*p3/(n*w1*w3) 
 	covar14 = -p1*p4/(n*w1*w4) 
 	covar15 = -p1*p5/(n*w1*w5) 
 	covar16 = -p1*p6/(n*w1*w6) 
 	covar17 = -p1*p7/(n*w1*w7) 
 	covar18 = -p1*p8/(n*w1*w8) 
 	covar19 = -p1*p9/(n*w1*w9) 
 	covar110 = -p1*p10/(n*w1*w10) 
   covar111 = -p1*p11/(n*w1*w11) 

 	covar23 = -p2*p3/(n*w2*w3) 
 	covar24 = -p2*p4/(n*w2*w4) 
 	covar25 = -p2*p5/(n*w2*w5) 
 	covar26 = -p2*p6/(n*w2*w6) 
 	covar27 = -p2*p7/(n*w2*w7) 
 	covar28 = -p2*p8/(n*w2*w8) 
 	covar29 = -p2*p9/(n*w2*w9) 
 	covar210 = -p2*p10/(n*w2*w10) 
 	covar211 = -p2*p11/(n*w2*w11) 

 	covar34 = -p3*p4/(n*w3*w4) 
 	covar35 = -p3*p5/(n*w3*w5) 
 	covar36 = -p3*p6/(n*w3*w6) 
 	covar37 = -p3*p7/(n*w3*w7) 
 	covar38 = -p3*p8/(n*w3*w8) 
 	covar39 = -p3*p9/(n*w3*w9) 
 	covar310 = -p3*p10/(n*w3*w10) 
 	covar311 = -p3*p11/(n*w3*w11) 

 	covar45 = -p4*p5/(n*w4*w5) 
 	covar46 = -p4*p6/(n*w4*w6) 
 	covar47 = -p4*p7/(n*w4*w7) 
 	covar48 = -p4*p8/(n*w4*w8) 
 	covar49 = -p4*p9/(n*w4*w9) 
 	covar410 = -p4*p10/(n*w4*w10) 
 	covar411 = -p4*p11/(n*w4*w11) 

 	covar56 = -p5*p6/(n*w5*w6) 
 	covar57 = -p5*p7/(n*w5*w7) 
 	covar58 = -p5*p8/(n*w5*w8) 
 	covar59 = -p5*p9/(n*w5*w9) 
 	covar510 = -p5*p10/(n*w5*w10) 
 	covar511 = -p5*p11/(n*w5*w11) 

 	covar67 = -p6*p7/(n*w6*w7) 
 	covar68 = -p6*p8/(n*w6*w8) 
 	covar69 = -p6*p9/(n*w6*w9) 
 	covar610 = -p6*p10/(n*w6*w10) 
 	covar611 = -p6*p11/(n*w6*w11) 

 	covar78 = -p7*p8/(n*w7*w8) 
 	covar79 = -p7*p9/(n*w7*w9) 
 	covar710 = -p7*p10/(n*w7*w10) 
 	covar711 = -p7*p11/(n*w7*w11) 

 	covar89 = -p8*p9/(n*w8*w9) 
   covar810 = -p8*p10/(n*w8*w10) 
   covar811 = -p8*p11/(n*w8*w11) 

   covar910 = -p9*p10/(n*w9*w10) 
   covar911 = -p9*p11/(n*w9*w11) 

   covar1011 = -p10*p11/(n*w10*w11) 

 	var_myx1 = (16/9)*((1+mu*theta)^2)*(9*var1+49*var2+64*var6+64*var7+100*var3+25*var5+100*var9+36*var11+81*var4+144*var10+324*var8 
 	                                    -42*covar12+48*covar16-48*covar17+60*covar13-30*covar15-60*covar19-36*covar111+54*covar14-72*covar110+108*covar18 
 	                                               -112*covar26+112*covar27-140*covar23+70*covar25+140*covar29+84*covar211-126*covar24+168*covar210-252*covar28 
 	                                                          -128*covar67+160*covar36-80*covar56-160*covar69-96*covar611+144*covar46-192*covar610+288*covar68  
 	                                                                     -160*covar37+80*covar57+160*covar79+96*covar711-144*covar47+192*covar710-288*covar78 
 	                                                                                -100*covar35-200*covar39-120*covar311+180*covar34-240*covar310+360*covar38 
 	                                                                                            +100*covar59+60*covar511-90*covar45+120*covar510-180*covar58 
 	                                                                                                       +120*covar911-180*covar49+240*covar910-360*covar89 
 	                                                                                                                    -108*covar411+144*covar1011-216*covar811 
 	                                                                                                                                -216*covar410+324*covar48 
 	                                                                                                                                              -432*covar810) 

 	 var_myx2 = (16/9)*((1+mu*theta)^2)*(9*var1+25*var2+16*var6+64*var7+4*var3+49*var5+100*var9+36*var11+81*var4+144*var10+36*var8 
 	                                    +30*covar12-24*covar16-48*covar17-12*covar13+42*covar15-60*covar19-36*covar111+54*covar14+72*covar110-36*covar18  
 	                                               -40*covar26-80*covar27-20*covar23+70*covar25-100*covar29-60*covar211+90*covar24+120*covar210-60*covar28 
 	                                                          +64*covar67+16*covar36-56*covar56+80*covar69+48*covar611-72*covar46-96*covar610+48*covar68 
 	                                                                      +32*covar37-112*covar57+160*covar79+96*covar711-144*covar47-192*covar710+96*covar78 
 	                                                                                  -28*covar35+40*covar39+24*covar311-36*covar34-48*covar310+24*covar38 
 	                                                                                            -140*covar59-84*covar511+126*covar45+168*covar510-84*covar58 
 	                                                                                                       +120*covar911-180*covar49-240*covar910+120*covar89 
 	                                                                                                                   -108*covar411-144*covar1011+72*covar811 
 	                                                                                                                                +216*covar410-108*covar48 
 	                                                                                                                                              -144*covar810) 


 	var_myx3 = (16/9)*((1+mu*theta)^2)*(9*var1+100*var2+var6+4*var7+25*var3+4*var5+16*var9+36*var11+9*var4+144*var10+36*var8 
 	                                    +60*covar12+6*covar16+12*covar17+30*covar13+12*covar15+24*covar19-36*covar111-18*covar14-72*covar110-36*covar18 
 	                                              +20*covar26+40*covar27+100*covar23+40*covar25+80*covar29-120*covar211-60*covar24-240*covar210-120*covar28 
 	                                                          +4*covar67+10*covar36+4*covar56+8*covar69-12*covar611-6*covar46-24*covar610-12*covar68 
 	                                                                    +20*covar37+8*covar57+16*covar79-24*covar711-12*covar47-48*covar710-24*covar78 
 	                                                                                +20*covar35+40*covar39-60*covar311-30*covar34-120*covar310-60*covar38 
 	                                                                                           +16*covar59-24*covar511-12*covar45-48*covar510-24*covar58 
 	                                                                                                      -48*covar911-24*covar49-96*covar910-48*covar89 
 	                                                                                                                  +36*covar411+144*covar1011+72*covar811 
 	                                                                                                                              +72*covar410+36*covar48 
 	                                                                                                                                           +144*covar810) 


 	return(c(x12,x22,x32,tau1,tau2,tau3,var_myx1,var_myx2,var_myx3)) 

 } 

 GetEstimatesAsymm = function(data1,mytheta,mymu,n) { 

   mu = mytheta*mymu 
   theta = 2.0 

   p1 = data1[1]/n 
   p2 = data1[2]/n 
   p3 = data1[3]/n 
   p4 = data1[4]/n 
   p5 = data1[6]/n 
   p6 = data1[5]/n 
   p7 = data1[7]/n 
   p8 = data1[8]/n 
   p9 = data1[9]/n 
   p10 = data1[10]/n 
   p11 = data1[11]/n 

   pp1 = p1/4  
   pp2 = p2/24 
   pp3 = p3/12 
   pp4 = p4/12 
   pp5 = p5/24 
   pp6 = p6/12 
   pp7 = p7/24 
   pp8 = p8/24 
   pp9 = p9/48 
   pp10 = p10/48 
   pp11 = p11/24  

   x12 = (4.0/3.0)*(1+mu*theta)*(3*pp1-7*pp2+8*pp6-8*pp7+10*pp3-5*pp5-10*pp9-6*pp11+9*pp4-12*pp10+18*pp8) 
   x22 = (4.0/3.0)*(1+mu*theta)*(3*pp1+5*pp2-4*pp6-8*pp7-2*pp3+7*pp5-10*pp9-6*pp11+9*pp4+12*pp10-6*pp8) 
   x32 = (4.0/3.0)*(1+mu*theta)*(3*pp1+10*pp2+pp6+2*pp7+5*pp3+2*pp5+4*pp9-6*pp11-3*pp4-12*pp10-6*pp8) 

   tau1 = -log(x12^(1/(2*mu))) 
   tau2 = -log(x22^(1/(2*mu))) 
   tau3 = -log(x32^(1/(2*mu)))  

   w1=4 
 	w2=24 
 	w3=12 
 	w4=12 
 	w5=12 
 	w6=24 
 	w7=24 
 	w8=24 
 	w9=48 
 	w10=48 
 	w11=24 

   var1 = p1*(1-p1)/(n*w1^2) 
   var2 = p2*(1-p2)/(n*w2^2) 
   var3 = p3*(1-p3)/(n*w3^2) 
   var4 = p4*(1-p4)/(n*w4^2) 
   var5 = p5*(1-p5)/(n*w5^2) 
   var6 = p6*(1-p6)/(n*w6^2) 
   var7 = p7*(1-p7)/(n*w7^2) 
   var8 = p8*(1-p8)/(n*w8^2) 
   var9 = p9*(1-p9)/(n*w9^2) 
   var10 = p10*(1-p10)/(n*w10^2) 
 	var11 = p11*(1-p11)/(n*w11^2) 

 	covar12 = -p1*p2/(n*w1*w2) 
 	covar13 = -p1*p3/(n*w1*w3) 
 	covar14 = -p1*p4/(n*w1*w4) 
 	covar15 = -p1*p5/(n*w1*w5) 
 	covar16 = -p1*p6/(n*w1*w6) 
 	covar17 = -p1*p7/(n*w1*w7) 
 	covar18 = -p1*p8/(n*w1*w8) 
 	covar19 = -p1*p9/(n*w1*w9) 
 	covar110 = -p1*p10/(n*w1*w10) 
   covar111 = -p1*p11/(n*w1*w11) 

 	covar23 = -p2*p3/(n*w2*w3) 
 	covar24 = -p2*p4/(n*w2*w4) 
 	covar25 = -p2*p5/(n*w2*w5) 
 	covar26 = -p2*p6/(n*w2*w6) 
 	covar27 = -p2*p7/(n*w2*w7) 
 	covar28 = -p2*p8/(n*w2*w8) 
 	covar29 = -p2*p9/(n*w2*w9) 
 	covar210 = -p2*p10/(n*w2*w10) 
 	covar211 = -p2*p11/(n*w2*w11) 

 	covar34 = -p3*p4/(n*w3*w4) 
 	covar35 = -p3*p5/(n*w3*w5) 
 	covar36 = -p3*p6/(n*w3*w6) 
 	covar37 = -p3*p7/(n*w3*w7) 
 	covar38 = -p3*p8/(n*w3*w8) 
 	covar39 = -p3*p9/(n*w3*w9) 
 	covar310 = -p3*p10/(n*w3*w10) 
 	covar311 = -p3*p11/(n*w3*w11) 

 	covar45 = -p4*p5/(n*w4*w5) 
 	covar46 = -p4*p6/(n*w4*w6) 
 	covar47 = -p4*p7/(n*w4*w7) 
 	covar48 = -p4*p8/(n*w4*w8) 
 	covar49 = -p4*p9/(n*w4*w9) 
 	covar410 = -p4*p10/(n*w4*w10) 
 	covar411 = -p4*p11/(n*w4*w11) 

 	covar56 = -p5*p6/(n*w5*w6) 
 	covar57 = -p5*p7/(n*w5*w7) 
 	covar58 = -p5*p8/(n*w5*w8) 
 	covar59 = -p5*p9/(n*w5*w9) 
 	covar510 = -p5*p10/(n*w5*w10) 
 	covar511 = -p5*p11/(n*w5*w11) 

 	covar67 = -p6*p7/(n*w6*w7) 
 	covar68 = -p6*p8/(n*w6*w8) 
 	covar69 = -p6*p9/(n*w6*w9) 
 	covar610 = -p6*p10/(n*w6*w10) 
 	covar611 = -p6*p11/(n*w6*w11) 

 	covar78 = -p7*p8/(n*w7*w8) 
 	covar79 = -p7*p9/(n*w7*w9) 
 	covar710 = -p7*p10/(n*w7*w10) 
 	covar711 = -p7*p11/(n*w7*w11) 

 	covar89 = -p8*p9/(n*w8*w9) 
   covar810 = -p8*p10/(n*w8*w10) 
   covar811 = -p8*p11/(n*w8*w11) 

   covar910 = -p9*p10/(n*w9*w10) 
   covar911 = -p9*p11/(n*w9*w11) 

   covar1011 = -p10*p11/(n*w10*w11) 

 	var_myx1 = (16/9)*((1+mu*theta)^2)*(9*var1+49*var2+64*var6+64*var7+100*var3+25*var5+100*var9+36*var11+81*var4+144*var10+324*var8 
 	                                    -42*covar12+48*covar16-48*covar17+60*covar13-30*covar15-60*covar19-36*covar111+54*covar14-72*covar110+108*covar18 
 	                                               -112*covar26+112*covar27-140*covar23+70*covar25+140*covar29+84*covar211-126*covar24+168*covar210-252*covar28 
 	                                                          -128*covar67+160*covar36-80*covar56-160*covar69-96*covar611+144*covar46-192*covar610+288*covar68  
 	                                                                     -160*covar37+80*covar57+160*covar79+96*covar711-144*covar47+192*covar710-288*covar78 
 	                                                                                -100*covar35-200*covar39-120*covar311+180*covar34-240*covar310+360*covar38 
 	                                                                                            +100*covar59+60*covar511-90*covar45+120*covar510-180*covar58 
 	                                                                                                       +120*covar911-180*covar49+240*covar910-360*covar89 
 	                                                                                                                    -108*covar411+144*covar1011-216*covar811 
 	                                                                                                                                -216*covar410+324*covar48 
 	                                                                                                                                              -432*covar810) 


  var_myx2 = (16/9)*((1+mu*theta)^2)*(9*var1+25*var2+16*var6+64*var7+4*var3+49*var5+100*var9+36*var11+81*var4+144*var10+36*var8 
 	                                    +30*covar12-24*covar16-48*covar17-12*covar13+42*covar15-60*covar19-36*covar111+54*covar14+72*covar110-36*covar18  
 	                                               -40*covar26-80*covar27-20*covar23+70*covar25-100*covar29-60*covar211+90*covar24+120*covar210-60*covar28 
 	                                                          +64*covar67+16*covar36-56*covar56+80*covar69+48*covar611-72*covar46-96*covar610+48*covar68 
 	                                                                      +32*covar37-112*covar57+160*covar79+96*covar711-144*covar47-192*covar710+96*covar78 
 	                                                                                  -28*covar35+40*covar39+24*covar311-36*covar34-48*covar310+24*covar38 
 	                                                                                            -140*covar59-84*covar511+126*covar45+168*covar510-84*covar58 
 	                                                                                                       +120*covar911-180*covar49-240*covar910+120*covar89 
 	                                                                                                                   -108*covar411-144*covar1011+72*covar811 
 	                                                                                                                                +216*covar410-108*covar48 
 	                                                                                                                                              -144*covar810) 

 	var_myx3 = (16/9)*((1+mu*theta)^2)*(9*var1+100*var2+var6+4*var7+25*var3+4*var5+16*var9+36*var11+9*var4+144*var10+36*var8 
 	                                    +60*covar12+6*covar16+12*covar17+30*covar13+12*covar15+24*covar19-36*covar111-18*covar14-72*covar110-36*covar18 
 	                                              +20*covar26+40*covar27+100*covar23+40*covar25+80*covar29-120*covar211-60*covar24-240*covar210-120*covar28 
 	                                                          +4*covar67+10*covar36+4*covar56+8*covar69-12*covar611-6*covar46-24*covar610-12*covar68 
 	                                                                    +20*covar37+8*covar57+16*covar79-24*covar711-12*covar47-48*covar710-24*covar78 
 	                                                                                +20*covar35+40*covar39-60*covar311-30*covar34-120*covar310-60*covar38 
 	                                                                                           +16*covar59-24*covar511-12*covar45-48*covar510-24*covar58 
 	                                                                                                      -48*covar911-24*covar49-96*covar910-48*covar89 
 	                                                                                                                  +36*covar411+144*covar1011+72*covar811 
 	                                                                                                                              +72*covar410+36*covar48 
 	                                                                                                                                           +144*covar810) 


  return(c(x12,x22,x32,tau1,tau2,tau3,var_myx1,var_myx2,var_myx3)) 

 } 

 RunSimAsymm = function(settau1,settau2,settau3,settheta,setmu,setn,nsimreps) { 

   myn = nsimreps-1
   q = SimDataAsymm(myt1=settau1,myt2=settau2,myt3=settau3,theta=settheta,mu=setmu,samplesize=setn) 
   results = GetEstimatesAsymm(q,settheta,setmu,setn) 

   for (i in 1:myn) { 

     q = SimDataAsymm(myt1=settau1,myt2=settau2,myt3=settau3,theta=settheta,mu=setmu,samplesize=setn) 
     ests = GetEstimatesAsymm(q,settheta,setmu,setn) 
     results=rbind(results,ests)   

   } 

   return(results) 

 } 

## ---- chunk 19
#Setting 1:

nsites = 100000
nreps=25000
stau1 = 1.0
stau2 = 1.5
stau3 = 2.5
stheta = 0.001
smu=4.0/3.0

results1a = RunSimAsymm(stau1,stau2,stau3,stheta,smu,nsites,nreps)
trueq1a = GetTrueProbsAsymm(stau1,stau2,stau3,stheta,smu)
truevals1a = GetVarTheoryAsymm(probs=trueq1a,stheta,smu,nsites)
MakeSummaries(results1a,truevals1a,stheta,smu,nreps)
## ---- chunk 20
#Setting 2:

nsites = 100000
nreps=25000
stau1 = 1.0
stau2 = 1.5
stau3 = 2.5
stheta = 0.005
smu=4.0/3.0

results2a = RunSimAsymm(stau1,stau2,stau3,stheta,smu,nsites,nreps)
trueq2a = GetTrueProbsAsymm(stau1,stau2,stau3,stheta,smu)
truevals2a = GetVarTheoryAsymm(probs=trueq2a,stheta,smu,nsites)
MakeSummaries(results2a,truevals2a,stheta,smu,nreps)
## ---- chunk 21
#Setting 3:

nsites = 100000
nreps=25000
stau1 = 1.0
stau2 = 1.5
stau3 = 2.0
stheta = 0.001
smu=4.0/3.0

results3a = RunSimAsymm(stau1,stau2,stau3,stheta,smu,nsites,nreps)
trueq3a = GetTrueProbsAsymm(stau1,stau2,stau3,stheta,smu)
truevals3a = GetVarTheoryAsymm(probs=trueq3a,stheta,smu,nsites)
MakeSummaries(results3a,truevals3a,stheta,smu,nreps)
## ---- chunk 22
#Setting 4:

nsites = 100000
nreps=25000
stau1 = 1.0
stau2 = 1.5
stau3 = 2.0
stheta = 0.005
smu=4.0/3.0

results4a = RunSimAsymm(stau1,stau2,stau3,stheta,smu,nsites,nreps)
trueq4a = GetTrueProbsAsymm(stau1,stau2,stau3,stheta,smu)
truevals4a = GetVarTheoryAsymm(probs=trueq4a,stheta,smu,nsites)
MakeSummaries(results4a,truevals4a,stheta,smu,nreps)
## ---- chunk 23
#Setting 5:

nsites = 10000
nreps=25000
stau1 = 1.0
stau2 = 1.5
stau3 = 2.5
stheta = 0.001
smu=4.0/3.0

results5a = RunSimAsymm(stau1,stau2,stau3,stheta,smu,nsites,nreps)
trueq5a = GetTrueProbsAsymm(stau1,stau2,stau3,stheta,smu)
truevals5a = GetVarTheoryAsymm(probs=trueq5a,stheta,smu,nsites)
MakeSummaries(results5a,truevals5a,stheta,smu,nreps)
## ---- chunk 24
#Setting 6:

nsites = 10000
nreps=25000
stau1 = 1.0
stau2 = 1.5
stau3 = 2.5
stheta = 0.005
smu=4.0/3.0

results6a = RunSimAsymm(stau1,stau2,stau3,stheta,smu,nsites,nreps)
trueq6a = GetTrueProbsAsymm(stau1,stau2,stau3,stheta,smu)
truevals6a = GetVarTheoryAsymm(probs=trueq6a,stheta,smu,nsites)
MakeSummaries(results6a,truevals6a,stheta,smu,nreps)
## ---- chunk 25
#Setting 7:

nsites = 10000
nreps=25000
stau1 = 1.0
stau2 = 1.5
stau3 = 2.0
stheta = 0.001
smu=4.0/3.0

results7a = RunSimAsymm(stau1,stau2,stau3,stheta,smu,nsites,nreps)
trueq7a = GetTrueProbsAsymm(stau1,stau2,stau3,stheta,smu)
truevals7a = GetVarTheoryAsymm(probs=trueq7a,stheta,smu,nsites)
MakeSummaries(results7a,truevals7a,stheta,smu,nreps)
## ---- chunk 26
#Setting 8:

nsites = 10000
nreps=25000
stau1 = 1.0
stau2 = 1.5
stau3 = 2.0
stheta = 0.005
smu=4.0/3.0

results8a = RunSimAsymm(stau1,stau2,stau3,stheta,smu,nsites,nreps)
trueq8a = GetTrueProbsAsymm(stau1,stau2,stau3,stheta,smu)
truevals8a = GetVarTheoryAsymm(probs=trueq8a,stheta,smu,nsites)
MakeSummaries(results8a,truevals8a,stheta,smu,nreps)
## ---- chunk 27
#Setting 1 - Symmetric, theta = 0.001:

nsites = 100000
nreps=1000
stau2 = 1.5
stau3 = 2.5
stheta = 0.001
smu=4.0/3.0

teststats = matrix(0,nrow=1000,ncol=16)
stau1values = c(0.025,0.05,0.075,0.1,0.125,0.15,0.175,0.2,0.3,0.4,0.5,0.6,0.7,0.8,0.9,1.0)
j = 1
for (stau1 in stau1values) {
  results1 = RunSim(stau1,stau2,stau3,stheta,smu,nsites,nreps)
  for (i in 1:1000) {
    teststats[i,j] = (results1[i,1]-1)/sqrt(results1[i,7])
  }
  j = j+1
}  
  
powersymm = matrix(0,ncol=1,nrow=16)
for (j in 1:16) powersymm[j,1] = sum(abs(teststats[,j])>1.96)/nreps

# Plot histograms of the test statistics for specific choices of tau1
par(mfrow=c(1,3),mai=c(1,1,0.25,0.25))
hist(teststats[,1],col="lightskyblue",xlab="Test statistics, Z",main=expression(paste(tau[1],"=0")),cex.lab=1.7,cex.axis=1.4,cex.main=2.0)
hist(teststats[,4],col="lightskyblue",xlab="Test statistics, Z",main=expression(paste(tau[1],"=0.1")),cex.lab=1.7,cex.axis=1.4,cex.main=2.0)
hist(teststats[,16],col="lightskyblue",xlab="Test statistics, Z",main=expression(paste(tau[1],"=1.0")),cex.lab=1.7,cex.axis=1.4,cex.main=2.0)


# repeat for theta = 0.005

stheta = 0.005
teststats = matrix(0,nrow=1000,ncol=16)
stau1values = c(0.025,0.05,0.075,0.1,0.125,0.15,0.175,0.2,0.3,0.4,0.5,0.6,0.7,0.8,0.9,1.0)
j = 1
for (stau1 in stau1values) {
  results1 = RunSim(stau1,stau2,stau3,stheta,smu,nsites,nreps)
  for (i in 1:1000) {
    teststats[i,j] = (results1[i,1]-1)/sqrt(results1[i,7])
  }
  j = j+1
}  
  
powersymm2 = matrix(0,ncol=1,nrow=16)
for (j in 1:16) powersymm2[j,1] = sum(abs(teststats[,j])>1.96)/nreps



#Setting 1 - Asymmetric, theta = 0.001:

nsites = 100000
nreps=1000
stau2 = 1.5
stau3 = 2.5
stheta = 0.001
smu=4.0/3.0

teststats = matrix(0,nrow=1000,ncol=16)
stau1values = c(0.025,0.05,0.075,0.1,0.125,0.15,0.175,0.2,0.3,0.4,0.5,0.6,0.7,0.8,0.9,1.0)
j = 1
for (stau1 in stau1values) {
  results1 = RunSimAsymm(stau1,stau2,stau3,stheta,smu,nsites,nreps)
  for (i in 1:1000) {
    teststats[i,j] = (results1[i,1]-1)/sqrt(results1[i,7])
  }
  j = j+1
}  
  
powerasymm = matrix(0,ncol=1,nrow=16)
for (j in 1:16) powerasymm[j,1] = sum(abs(teststats[,j])>1.96)/nreps

# repeat for theta = 0.005

stheta = 0.005
teststats = matrix(0,nrow=1000,ncol=16)
stau1values = c(0.025,0.05,0.075,0.1,0.125,0.15,0.175,0.2,0.3,0.4,0.5,0.6,0.7,0.8,0.9,1.0)
j = 1
for (stau1 in stau1values) {
  results1 = RunSim(stau1,stau2,stau3,stheta,smu,nsites,nreps)
  for (i in 1:1000) {
    teststats[i,j] = (results1[i,1]-1)/sqrt(results1[i,7])
  }
  j = j+1
}  
  
powerasymm2 = matrix(0,ncol=1,nrow=16)
for (j in 1:16) powerasymm2[j,1] = sum(abs(teststats[,j])>1.96)/nreps



par(mfrow=c(1,1),par(mai=c(1,1,0.25,0.25)))
plot(stau1values,powersymm[,1],type='l',lwd=3,col="lightskyblue",xlab=expression(paste(tau[1])),ylab="Power",cex.lab=1.7,cex.axis=1.4)
lines(stau1values,powersymm2[,1],col="lightskyblue",lwd=3,lty=2)
lines(stau1values,powerasymm[,1],col="maroon",lwd=3)
lines(stau1values,powerasymm2[,1],col="maroon",lwd=3,lty=2)
legend(0.6,0.6,legend=c(expression(paste("Symmetric Tree, ",theta,"=0.001")),expression(paste("Symmetric Tree, ",theta,"=0.005")),expression(paste("Asymmetric Tree, ",theta,"=0.001")),expression(paste("Asymmetric Tree, ",theta,"=0.005"))),lty=c(1,2,1,2),col=c("lightskyblue","lightskyblue","maroon","maroon"),lwd=c(3,3,3,3),cex=1.1)
